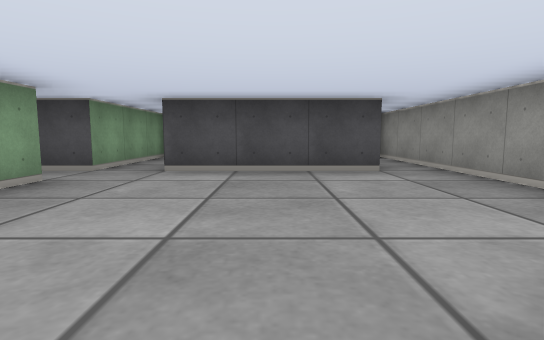
view 1 (above)

20 first-person views from a walk through a cub3D maze. The camera is about half as high as the walls, tilts 6° down and sees 80° across. The floor is counted in squares. Each view is taken from the middle of a square. On the plan, view 1 faces up. The plan holds only what a view shows up to about 9 squares ahead; the rest is blank.

view 2
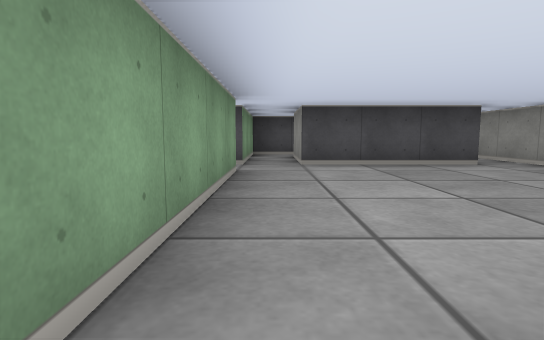

view 3
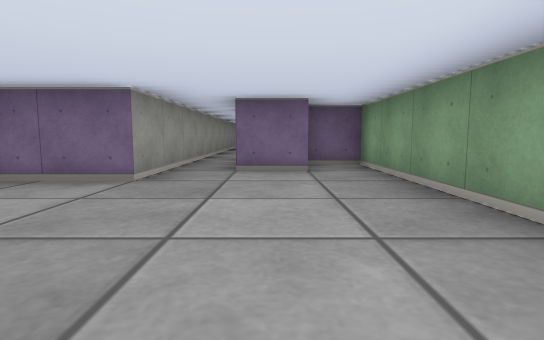

view 4
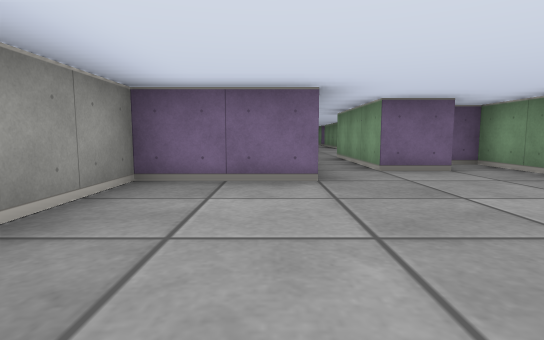

view 5
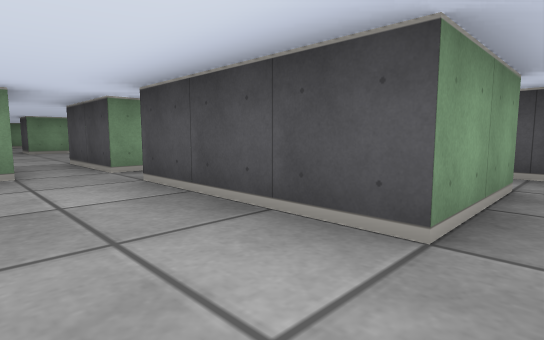

view 6
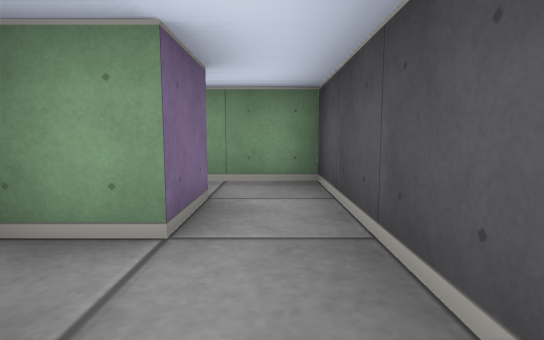

view 7
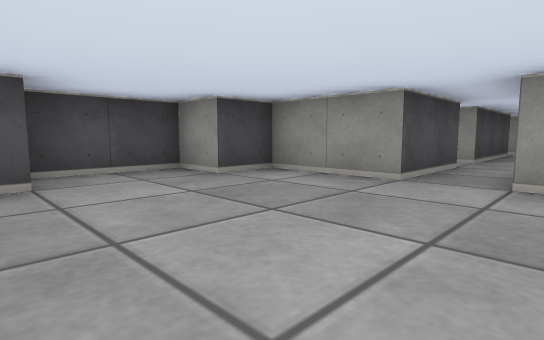

view 8
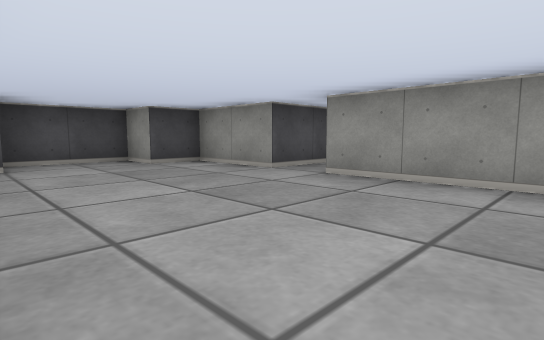

view 9
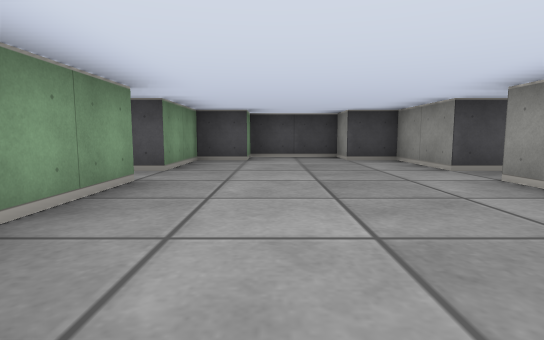

view 10
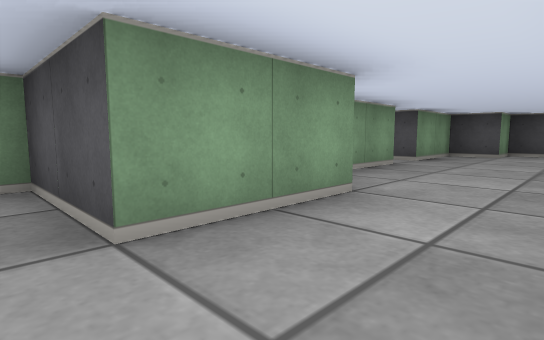

view 11
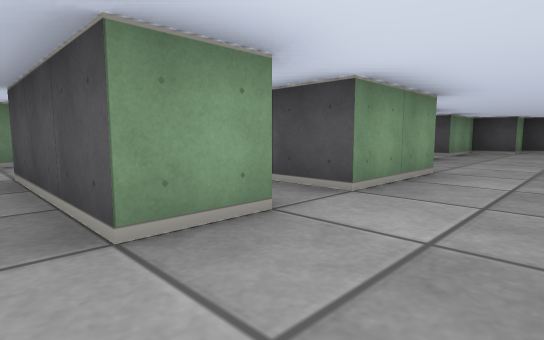

view 12
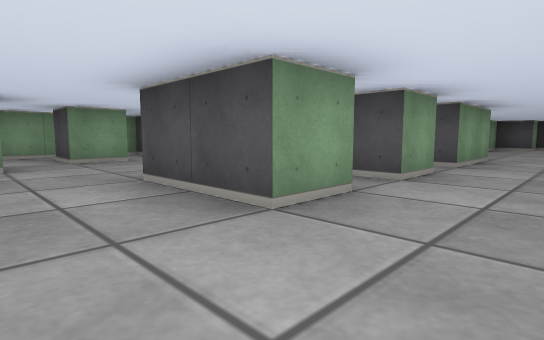

view 13
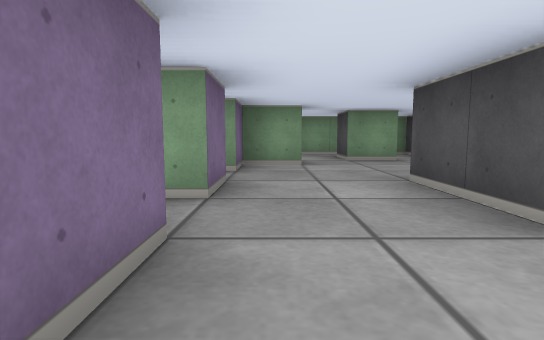

view 14
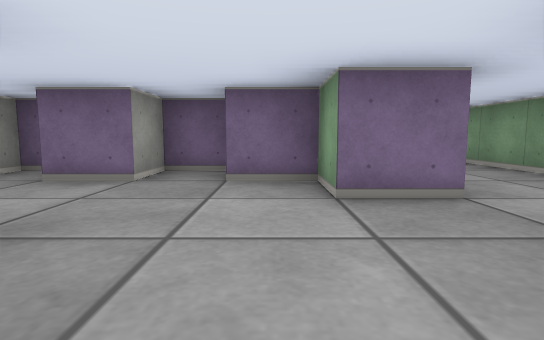

view 15
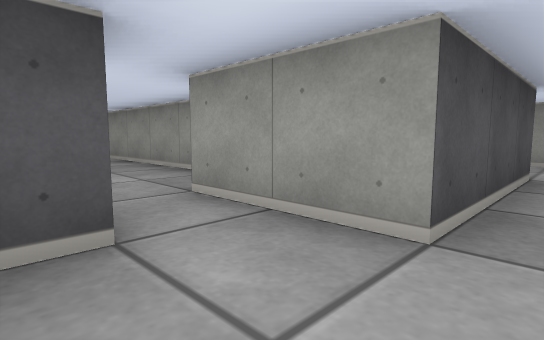

view 16
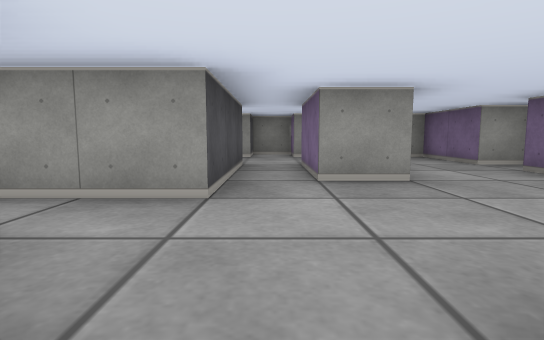

view 17
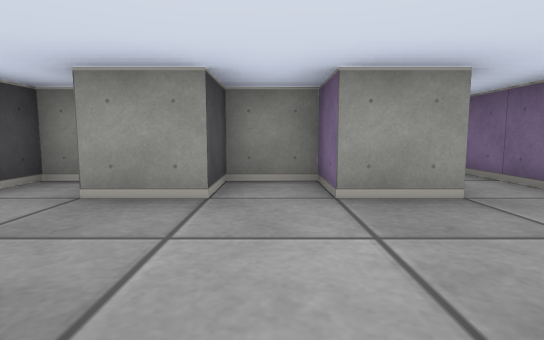

view 18
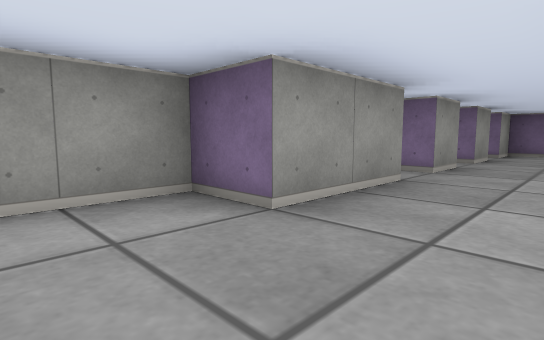

view 19
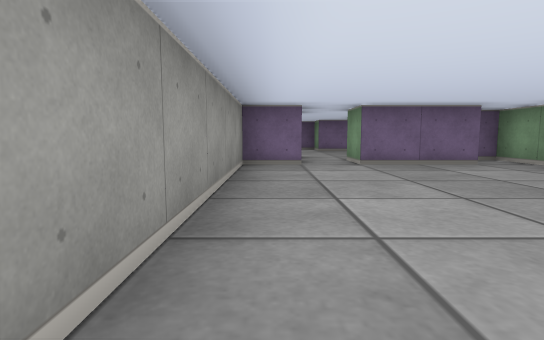

view 20
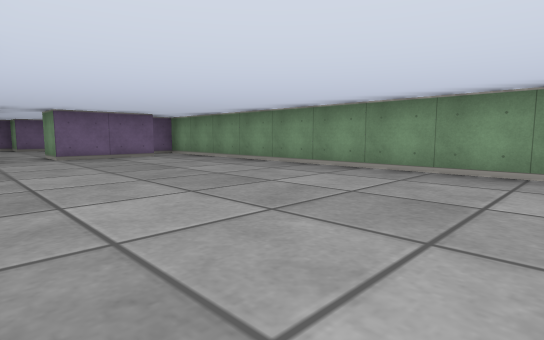

### Floor plan
Key: @ floor where view 1 was taken; # wall or solid block; . floor.
Columns run from 15 left of view 1 to 3 right of it. Each row starts with its distance up from view 1.
  8        ############
  7       ##..###.....#
  6 #.....#....##.#.#.#
  5 #.....#....##.###.#
  4 #.................#
  3 #.....#....##.....#
  2 #.....#....##.....#
  1 #.....#....##.....#
  0 #.....##..###..@###
 -1 #....###..###.#.#
 -2 #.##.#.....####.#
 -3 ###..###..##  #.#
 -4 #..........#   .#
 -5 #.#...##..##   .#
 -6 #...........
 -7 #..#......##
 -8 #..##.#.###
 -9 #.  #####
-10 #.

Where each view was taken, in squares from view 1:
view 1: 0 up, 0 right, facing up
view 2: 1 down, 2 left, facing up
view 3: 4 up, 1 left, facing down
view 4: 4 up, 1 right, facing down
view 5: 3 up, 2 right, facing up-left
view 6: 7 up, 1 right, facing left
view 7: 3 up, 8 left, facing up-right
view 8: 1 up, 8 left, facing up-right
view 9: 0 up, 7 left, facing up
view 10: 2 down, 6 left, facing up-left
view 11: 4 down, 6 left, facing up-left
view 12: 7 down, 6 left, facing up-left
view 13: 7 down, 6 left, facing left
view 14: 4 down, 11 left, facing down
view 15: 4 down, 12 left, facing up-right
view 16: 4 down, 13 left, facing right
view 17: 4 down, 8 left, facing right
view 18: 2 up, 7 left, facing down-right
view 19: 4 up, 10 left, facing down
view 20: 6 up, 10 left, facing down-left
